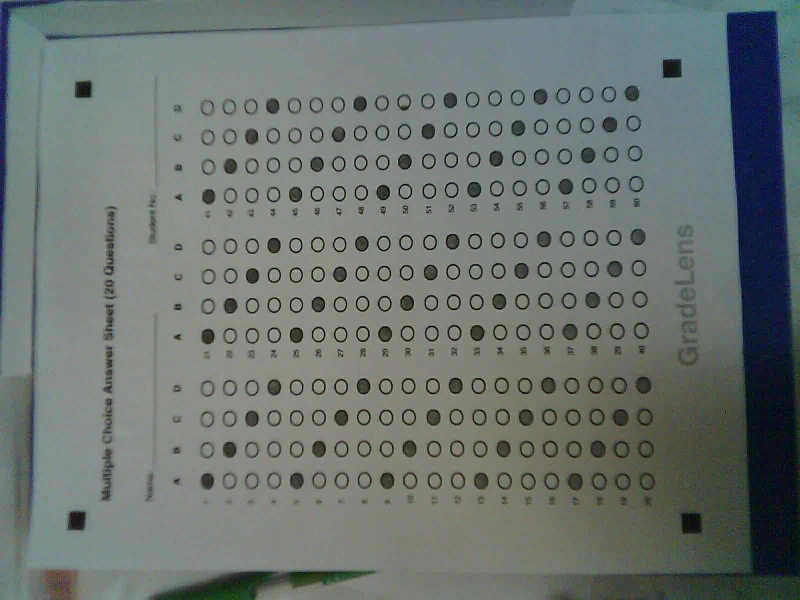
#> input picture storage/scans/sample_test.jpg, 1600 x 1200 px (shown at 1/2 size)
$ python -i paper_detection.py   (imports and definitions only)   (older library calls are emulated)
#> lines starting #> are read from the running program, lines starting #| are printed output that depends on the picture; after the words box and inside, x2 and y2 are one past the last pixel; in counts of white or black regions, pixels touching at a corner belong together
### compute/cv/app/utils/image_utils.py
"""
Image utility functions for OpenCV operations.
Provides geometric helpers, coordinate transformations, and image manipulation.
"""
import cv2
import numpy as np
from typing import Tuple, List, Optional
from loguru import logger


def resize_with_aspect_ratio(
    image: np.ndarray,
    target_width: Optional[int] = None,
    target_height: Optional[int] = None,
    max_dimension: Optional[int] = None
) -> Tuple[np.ndarray, float]:
    """
    Resize image while maintaining aspect ratio.

    Args:
        image: Input image
        target_width: Desired width (height calculated automatically)
        target_height: Desired height (width calculated automatically)
        max_dimension: Maximum dimension (scales to fit)

    Returns:
        (resized_image, scale_factor)
    """
    h, w = image.shape[:2]

    if max_dimension:
        if max(h, w) > max_dimension:
            scale = max_dimension / max(h, w)
            new_w = int(w * scale)
            new_h = int(h * scale)
        else:
            return image, 1.0
    elif target_width:
        scale = target_width / w
        new_w = target_width
        new_h = int(h * scale)
    elif target_height:
        scale = target_height / h
        new_h = target_height
        new_w = int(w * scale)
    else:
        return image, 1.0

    resized = cv2.resize(image, (new_w, new_h), interpolation=cv2.INTER_AREA)
    return resized, scale


# [275 lines left out: functions calculate_blur_score, calculate_brightness_stats, calculate_skew_angle, create_circular_mask, order_points, four_point_transform and 3 more, not called in this run]

### compute/cv/app/utils/contour_utils.py
"""
Contour utility functions for shape detection and analysis.
"""
import cv2
import numpy as np
from typing import List, Tuple, Optional
from loguru import logger


# [34 lines left out: functions approximate_contour, find_largest_contour, not called in this run]


def filter_contours_by_area(
    contours: List[np.ndarray],
    min_area: float = 0,
    max_area: float = float('inf')
) -> List[np.ndarray]:
    """
    Filter contours by area range.

    Args:
        contours: List of contours
        min_area: Minimum area threshold
        max_area: Maximum area threshold

    Returns:
        Filtered contours
    """
    return [
        c for c in contours
        if min_area <= cv2.contourArea(c) <= max_area
    ]


# [206 lines left out: functions is_rectangle, find_quadrilateral, get_contour_center, find_circles, calculate_circularity, match_template_contours and 2 more, not called in this run]

### compute/cv/app/pipeline/paper_detection.py
"""
Paper detection module.
Detects paper boundaries in scanned images using edge detection and contour analysis.
"""
import cv2
import numpy as np
from typing import Tuple, Optional
from loguru import logger

from app.utils.contour_utils import (
    find_largest_contour,
    find_quadrilateral,
    filter_contours_by_area
)
from app.utils.image_utils import resize_with_aspect_ratio


class PaperDetectionError(Exception):
    """Raised when paper cannot be detected in image."""
    pass


def detect_paper_boundary(
    image: np.ndarray,
    min_area_ratio: float = 0.25,
    max_area_ratio: float = 0.95
) -> np.ndarray:
    """
    Detect paper boundary in image.

    Strategy:
    1. Convert to grayscale
    2. Apply Gaussian blur
    3. Canny edge detection
    4. Find contours
    5. Identify largest quadrilateral
    6. Validate it's paper-sized

    Args:
        image: Input image (BGR or grayscale)
        min_area_ratio: Minimum paper area as ratio of image area
        max_area_ratio: Maximum paper area as ratio of image area

    Returns:
        4 corner points of paper boundary (ordered: TL, TR, BR, BL)

    Raises:
        PaperDetectionError: If paper cannot be reliably detected
    """
    original_shape = image.shape

    # Resize for faster processing
    if max(image.shape[:2]) > 1500:
        working_image, scale = resize_with_aspect_ratio(image, max_dimension=1500)
    else:
        working_image = image.copy()
        scale = 1.0

    # Convert to grayscale
    if len(working_image.shape) == 3:
        gray = cv2.cvtColor(working_image, cv2.COLOR_BGR2GRAY)
    else:
        gray = working_image

    logger.debug(f"Paper detection on {gray.shape} image (scale={scale:.2f})")

    # Apply Gaussian blur to reduce noise
    # Kernel size proportional to image size for resolution-independence
    blur_k = max(3, int(max(gray.shape[:2]) * 0.007) | 1)  # ~0.7% of largest dim, ensure odd
    blurred = cv2.GaussianBlur(gray, (blur_k, blur_k), 0)

    # Canny edge detection
    edges = cv2.Canny(blurred, 50, 150)

    # Dilate edges to close gaps
    # Kernel size proportional to image size
    dilate_k = max(3, int(max(gray.shape[:2]) * 0.007) | 1)
    kernel = cv2.getStructuringElement(cv2.MORPH_RECT, (dilate_k, dilate_k))
    dilated = cv2.dilate(edges, kernel, iterations=2)

    # Find contours
    contours, _ = cv2.findContours(
        dilated,
        cv2.RETR_EXTERNAL,
        cv2.CHAIN_APPROX_SIMPLE
    )

    if not contours:
        raise PaperDetectionError("No contours detected in image")

    logger.debug(f"Found {len(contours)} contours")

    # Calculate image area for validation
    img_area = gray.shape[0] * gray.shape[1]
    min_area = img_area * min_area_ratio
    max_area = img_area * max_area_ratio

    # Filter by area
    valid_contours = filter_contours_by_area(contours, min_area, max_area)

    if not valid_contours:
        raise PaperDetectionError(
            f"No contours with area between {min_area:.0f} and {max_area:.0f} pixels"
        )

    logger.debug(f"Valid contours: {len(valid_contours)}")

    # Find quadrilateral (4-sided polygon)
    paper_contour = find_quadrilateral(valid_contours)

    if paper_contour is None:
        # Fallback: use bounding rectangle of largest contour
        largest = find_largest_contour(valid_contours)
        if largest is None:
            raise PaperDetectionError("Could not find paper boundary")

        x, y, w, h = cv2.boundingRect(largest)
        paper_contour = np.array([
            [x, y],
            [x + w, y],
            [x + w, y + h],
            [x, y + h]
        ], dtype=np.float32)

        logger.warning("Using bounding rectangle as fallback for paper detection")

    # Scale back to original size
    if scale != 1.0:
        paper_contour = paper_contour / scale

    # Validate corners are within image bounds
    h, w = original_shape[:2]
    paper_contour[:, 0] = np.clip(paper_contour[:, 0], 0, w - 1)
    paper_contour[:, 1] = np.clip(paper_contour[:, 1], 0, h - 1)

    # Ensure correct dtype for OpenCV contour operations
    paper_contour = paper_contour.astype(np.float32)

    # Calculate detected area
    detected_area = cv2.contourArea(paper_contour)
    original_area = original_shape[0] * original_shape[1]
    area_ratio = detected_area / original_area

    logger.success(
        f"Paper detected: {paper_contour.shape} corners, "
        f"area ratio: {area_ratio:.2%}"
    )

    return paper_contour.astype(np.float32)


# [92 lines left out: functions validate_paper_detection, detect_paper_with_fallback, not called in this run]

>>> import cv2
>>> picture = cv2.imread('../../../../storage/scans/sample_test.jpg')
#> picture is the input picture: shape (1200, 1600, 3); mean B, G, R 112.7, 115.8, 107.8
>>> result = detect_paper_boundary(picture)
#> in detect_paper_boundary, `working_image, scale = resize_with_aspect_ratio(image, max_dimension=1..`: scale = 0.938
#> in detect_paper_boundary, `gray = cv2.cvtColor(working_image, cv2.COLOR_BGR2GRAY)`:
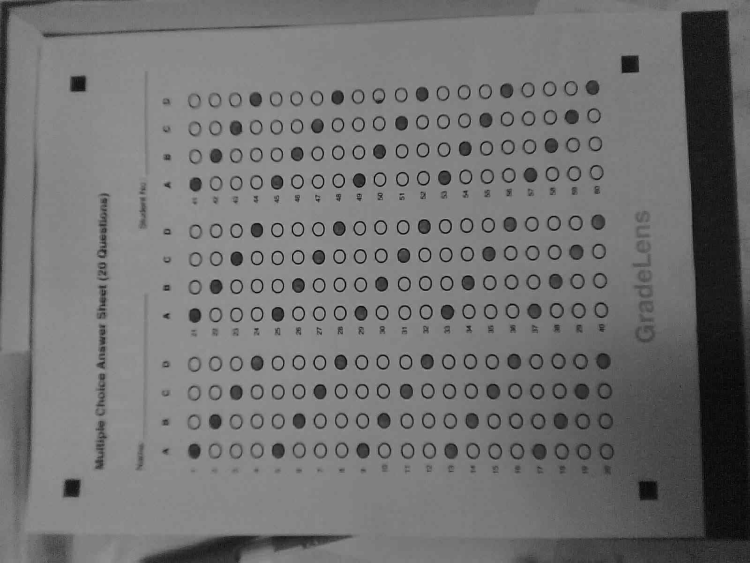
#> gray: shape (1125, 1500) (shown at 1/2 size); min 0, max 189, mean 113.1
#> in detect_paper_boundary, `edges = cv2.Canny(blurred, 50, 150)`:
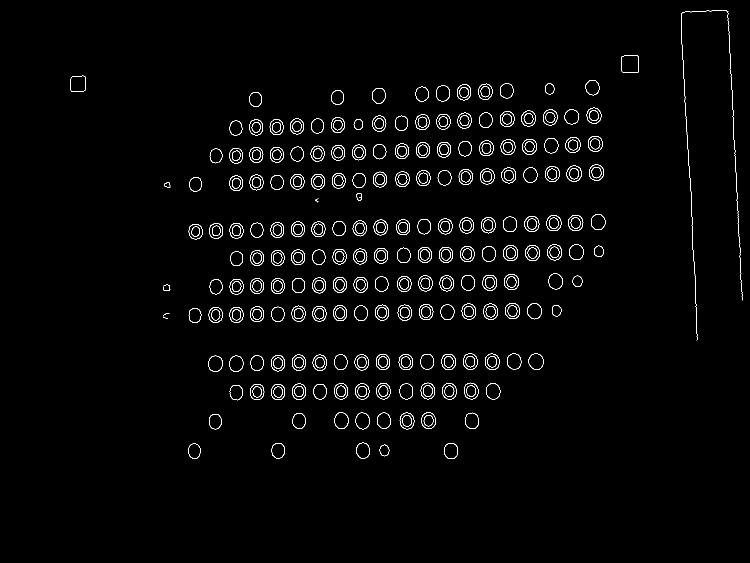
#> edges: shape (1125, 1500) (shown at 1/2 size); 1.7% white in thin lines or dots, all inside (x1, y1, x2, y2) = (140, 20, 1485, 918)
#> in detect_paper_boundary, `dilated = cv2.dilate(edges, kernel, iterations=2)`:
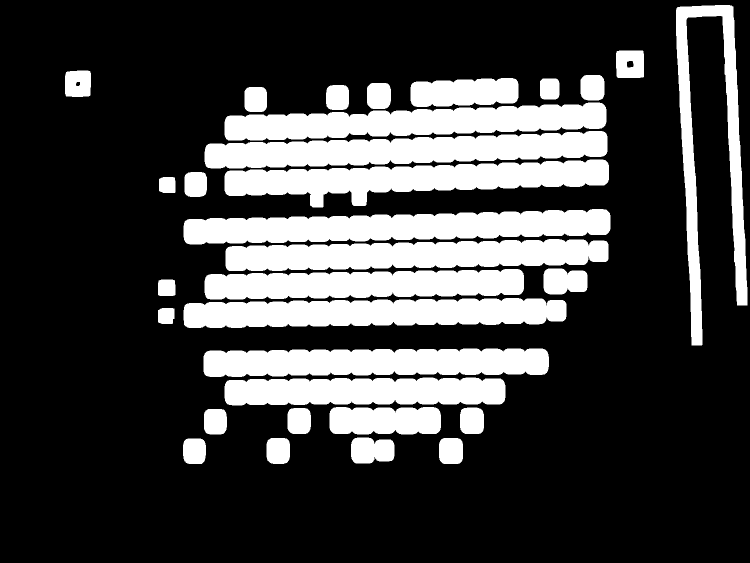
#> dilated: shape (1125, 1500) (shown at 1/2 size); 25.2% white; 31 white regions
#> in detect_paper_boundary, `contours, _ = cv2.findContours( dilated, cv2.RETR_EXTERNAL, cv2.CHAIN_..`: contours = 31 contours; largest, box (x1, y1, x2, y2) and area: (367, 418, 1221, 489) 41524, (409, 262, 1215, 337) 39033, (449, 319, 1218, 415) 38733, (367, 596, 1133, 656) 37000, (451, 478, 1217, 542) 36904
#> in detect_paper_boundary, `valid_contours = filter_contours_by_area(contours, min_area, max_area)`: valid_contours = []
#> (the run stopped early here; a loop or call above may not have finished)
